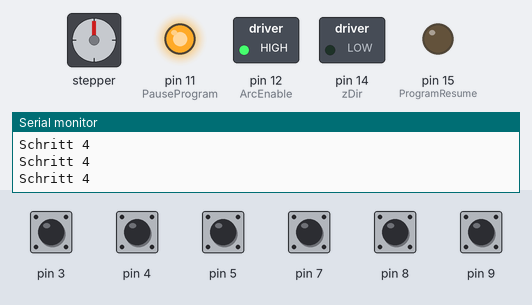
Bench run of a sketch on a simulated Arduino Uno, built with avr-gcc and run on an emulated ATmega328P. On the bench: stepper motor, switched loads named in the sketch (green lamp = pin HIGH), output pins drawn as LEDs (lit = HIGH), the last lines printed to the serial monitor. The inputs (shaded band) are chosen by the test bench; at power-on: pin 3–5, pin 7–9 HIGH. Stepper angles assume 200 steps per turn.

Above: at 2.4 s.
2.5 s: pin 3 pulled LOW for 0.15 s
At 2.66 s:
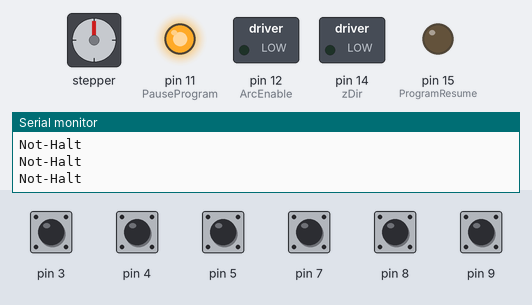
5.6 s: pin 5 pulled LOW for 0.15 s
At 5.77 s:
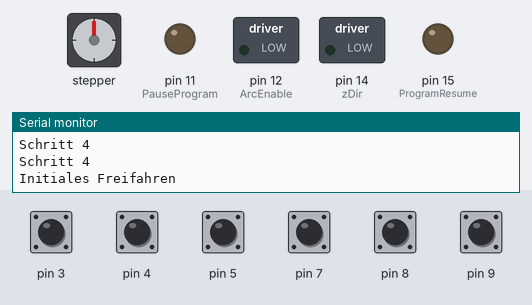
8.6 s: pin 3 pulsed LOW 5 times (0.12 s each, 0.3 s apart)
At 9.97 s:
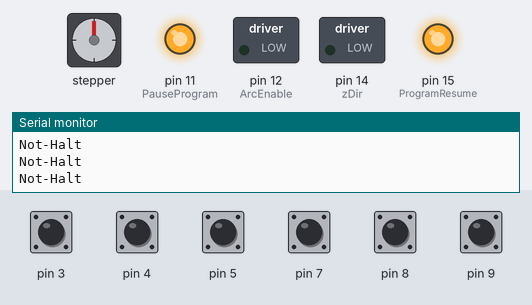
11.6 s: pin 9 pulled LOW for 0.15 s
At 13.8 s:
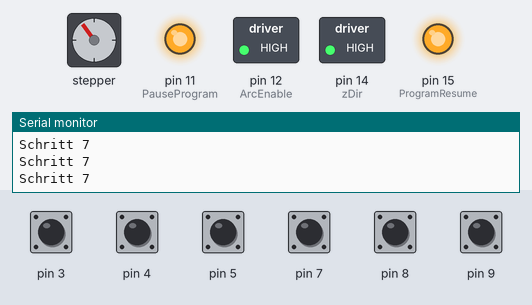
14.1 s: pin 7 pulled LOW for 1 s
At 15.4 s:
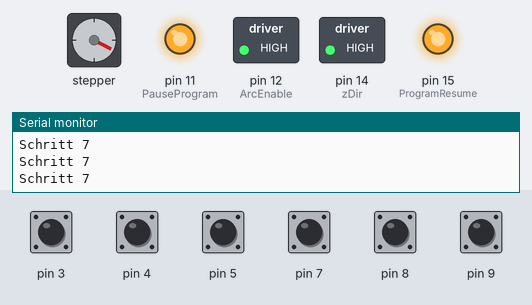
16.6 s: pin 8 pulled LOW for 0.15 s
At 17.1 s:
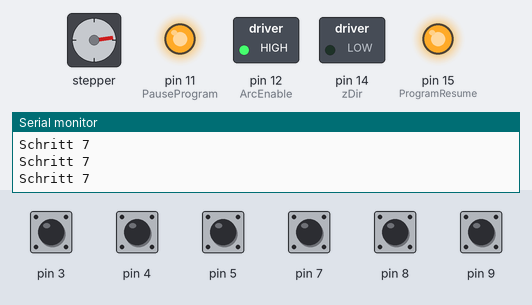
Timing chart, 0 to 19.2 s (numbered marks = the images above; inputs shaded):
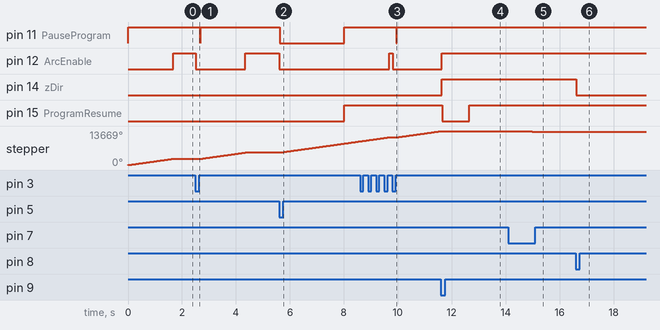

The sketch:

Arduino_Nano_THC_grbl.ino
```cpp
// THC Moritz Rehberg 26.04.2018


#include <AFMotor.h>

AF_Stepper motor(200, 1);

/*
Variablen:

	I:	NH
		LimitDown
		zDir
		zPuls
		THCUp
		THCDown
		THCArc
		SpindleEnable

*/

	//O:
    int PauseProgram        = 11;
		int ArcEnable           = 12;
		int zDir                = 14;
		int ProgramResume       = 15;


	//_Var:

		int iStep = 0;
		int iVelo = 300;	//mm/min
		int iDistRelease = 14;	//mm Freifahren
    //int iDistPlunge = 10;    //mm Einstechtiefe
		int StepsPermm = 100;	// Schrittweite
    //int iReleaseCurrent = 0;
		int iReleasePlunge = 0;
    boolean ReleaseReset = 1;


void setup(){

    Serial.begin(9600);

    motor.setSpeed(iVelo);


	  pinMode(3, INPUT);
	  digitalWrite(3, HIGH);	//activate pullup
	  pinMode(4, INPUT);
	  digitalWrite(4, HIGH);	//activate pullup
	  pinMode(5, INPUT);
	  digitalWrite(5, HIGH);	//activate pullup
	  pinMode(6, INPUT);
	  digitalWrite(6, HIGH);	//activate pullup
	  pinMode(7, INPUT);
	  digitalWrite(7, HIGH);	//activate pullup
	  pinMode(8, INPUT);
	  digitalWrite(8, HIGH);	//activate pullup
	  pinMode(9, INPUT);
	  digitalWrite(9, HIGH);	//activate pullup
	  pinMode(10, INPUT);
	  digitalWrite(10, HIGH);	//activate pullup


	  pinMode(PauseProgram, OUTPUT);
	  pinMode(ArcEnable, OUTPUT);
	  pinMode(zDir, OUTPUT);
	  pinMode(ProgramResume, OUTPUT);

	  iDistRelease = iDistRelease * StepsPermm;
	 // iDistPlunge = iDistPlunge * StepsPermm;


}


//digitalRead


void   loop(){

  //int!!


boolean NH				 = !digitalRead(3);
boolean LimitDown		 = ! digitalRead(4); // Negation nach Test wieder einfuegen!!!
//boolean IzDir 			 =  digitalRead(5);
//boolean IzPuls			 =  digitalRead(6);
boolean THCUp			   = ! digitalRead(8);
boolean THCDown			 = ! digitalRead(7);
boolean THCArc			 = ! digitalRead(9);
boolean SpindleEnable	 =  digitalRead(5);


//IF NH, THEN Ausgaenge aus, PauseProgramm (1s Impuls)


if (NH) {

	digitalWrite(ArcEnable, LOW);
	Serial.println("Not-Halt");

	iStep = 0;
}


else   {


//Schrittkette THC


	if (SpindleEnable && (iStep == 0) && ! NH) {

		iStep = 1; 		// initial, wenn schrittkette auf 0

	}

	else if (! SpindleEnable) {

              digitalWrite(ArcEnable, LOW);


              if(ReleaseReset){

                Serial.println("Initiales Freifahren");

                digitalWrite(PauseProgram, LOW);   //Pause

                digitalWrite(zDir, LOW);
                motor.step(2000, FORWARD, SINGLE);

                digitalWrite(ProgramResume, LOW); //Resume
                ReleaseReset = 0;

              }


         /*     Serial.println("Pin Durchschaltung");


              if(PIND & (1 << PD5)){      //Signale von grbl Durchschalten;

                 PORTC |= (1 << PC0);
              }

              else {
                 PORTC &= ~(1 << PC0);
              }

              if(PIND & (1 << PD6)){      //Signale von grbl Durchschalten;

                 PORTB |= (1 << PB5);
              }

              else {
                 PORTB &= ~(1 << PB5);
              }
         */


	          	iStep = 0;
	}


switch(iStep){

//Startsignal dann Schrittkette start, sonst disable move, Plasma aus

case 0:		                                    //Alle ausgänge aus
                digitalWrite(PauseProgram, HIGH);
                digitalWrite(ProgramResume, HIGH);
	              digitalWrite(ArcEnable, LOW);
                Serial.println("Schritt 0");
                if (SpindleEnable){
                iStep = 1;
                }
                break;

case 1:		                                    //Programm pause

                Serial.println("Schritt 1");
                ReleaseReset = true;
		            iStep = 2;


case 2:		                                    //Antasten
                Serial.println("Schritt 2");

                digitalWrite(PauseProgram, LOW);   //Pause


                if(LimitDown){
	                                            //Spindel ab
                  digitalWrite(zDir, HIGH);

                  motor.step(25, BACKWARD, SINGLE);

                  break;

                }


		else {
                  iStep = 3;

                }


case 3:		                                    //Freifahren

                Serial.println("Schritt 3");
                digitalWrite(PauseProgram, HIGH);   //Pause
		//if (iDistRelease >= iReleaseCurrent)	{

                //Motor bewegen
                digitalWrite(zDir, LOW);
                motor.step(iDistRelease, FORWARD, SINGLE);

   //                    iReleaseCurrent++;

          //      Serial.println(digitalRead(PinStep));

    //                  if (ReleaseReset){
    //                  iReleaseCurrent = 0;
    //                  }


      //                  Serial.println(iReleaseCurrent);

		//	break;
		//}

	   //	ReleaseReset = true;
		            iStep = 4;


case 4:		                                     //Start Lichtbogen
                Serial.println("Schritt 4");

                digitalWrite(ArcEnable, HIGH);

                if (THCArc){          //continue when Arc is on
		  iStep = 5;
		}

                break;

case 5:		                                    //Einstechen

                  Serial.println("Schritt 5");

	//	   if(! THCUp){

          digitalWrite(zDir, HIGH);

          motor.step(20, BACKWARD, SINGLE);

	//		 break;

	//	   }

			iStep = 6;


case 6:                                             //End Programm Pause

               Serial.println("Schritt 6");

               digitalWrite(ProgramResume, LOW); //Resume

              delay(1000);    //pause bis auswertung

               iStep = 7;


case 7:                                             //LOOP moveUp(),moveDown()

//!!!!!Abfrage ArcOn else Pause, Schritt 0?

                  Serial.println("Schritt 7");

               digitalWrite(ProgramResume, HIGH); //Resume


               if (THCUp){

                  digitalWrite(zDir, LOW);

                  motor.step(2, BACKWARD, SINGLE);

                  Serial.println("Up");

                break;

               }

               else if (THCDown){

                  digitalWrite(zDir, HIGH);

                  motor.step(2, BACKWARD, SINGLE);

                  Serial.println("Down");

                break;

               }


}

}

}


/*


int moveDown(int PinDir, int PinStep){			//Funktion Z-Achse senken
  digitalWrite(PinDir, HIGH);


  delay(1);

  digitalWrite(PinStep, !digitalRead(PinStep));


}

int moveUp(int PinDir, int PinStep){				//Funktion Z-Achse anheben
  digitalWrite(PinDir, LOW);


  delay(1);

  digitalWrite(PinStep, !digitalRead(PinStep));


}


boolean TON(long TimeValueMS, boolean IN){						// Timer
  long oldTime;
  long newTime;
  boolean OUT;

if (IN){
  newTime = millis();

    if (newTime - oldTime >= TimeValueMS){

     return 1;

    }

}

else {

  oldTime = millis();
  newTime = millis();
  return 0;
}

}
*/
```

Measured:
- after the input at 2.5 s, pin 11 (PauseProgram): HIGH → LOW after 0.17 s, → HIGH 0.01 s later; pin 12 (ArcEnable): HIGH → LOW at once, → HIGH 1.8 s later; stepper: turns 2520° clockwise in 1.6 s, starting after 0.20 s
- after the input at 5.6 s, pin 11 (PauseProgram): HIGH → LOW at once, → HIGH 2.4 s later; pin 12 (ArcEnable): HIGH → LOW at once; pin 15 (ProgramResume): LOW → HIGH after 2.4 s; stepper: keeps turning clockwise at about 1511°/s, starting at once
- after the input at 8.6 s, pin 11 (PauseProgram): HIGH → LOW after 1.4 s, → HIGH 0.01 s later
- after the input at 11.6 s, pin 14 (zDir): LOW → HIGH at once; pin 15 (ProgramResume): HIGH → LOW after 0.06 s, → HIGH 1.0 s later
- after the input at 14.1 s, stepper: turns 206° counter-clockwise in 0.99 s, starting at once
- after the input at 16.6 s, pin 14 (zDir): HIGH → LOW at once; stepper: turns 36° counter-clockwise in 0.14 s, starting at once
- by itself, stepper: turns 2520° clockwise in 1.7 s
